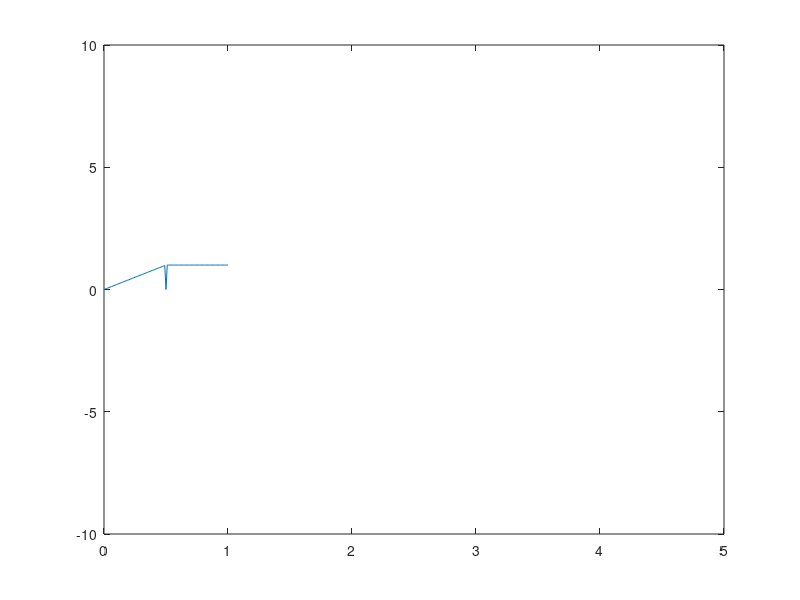

MATLAB code for this plot:
function advection_x

clear all;
close all;
format shortG;
courant=1;
deltaT=0.1;
partition=101;
pulseWidth=1;
speed=1;
thinningN=1;
global x; x=linspace(0,1,partition);
totalT=5;
delay=0.5;
% first_order_upwind;
% second_order_upwind;
% cip;
% exact_solution;
% hold on;
ts=0:deltaT:totalT;
for time=ts
    %     cla;
    %     time;
    drawPulse(time);
    ylim([-10 10]);
    xlim([0 totalT]);    
    drawnow;
    pause(deltaT);
end

    function fx=computeFx(x,t)
        a = 1/delay;
        b = (1+2*delay)/delay;
        fx = a*x.*(x<delay)+...
            1*(x>delay & x<1+delay)+...
            (-a*x+b).*(x>1+delay & x<1+2*delay);
    end

    function drawPulse(t)
        y=computeFx(x,t);
        plot(x,y);
    end

end